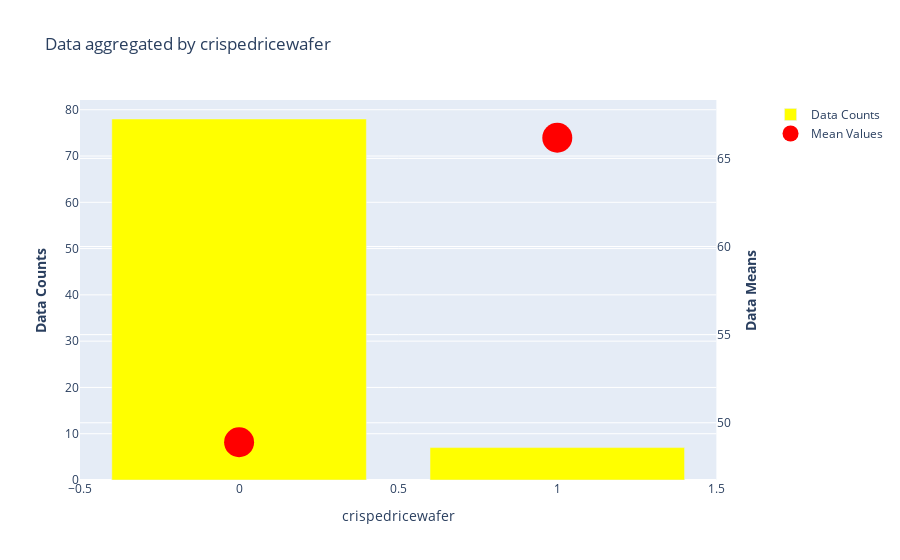

The notebook cell this image was saved under:
### Markdown cell above
Nougat seems to be popular, but we have very small sample size.

### Crispedricewafer

### Code cell
plots.investigate_categoric_variable(df_candy, response, ['crispedricewafer'], ["Unknown"])

### Figure 1 — Plotly figure (JSON) as saved in the notebook; plotly's stock layout.template omitted (floating-point values rounded to 4 significant figures)
{"data": [{"marker": {"color": "yellow"}, "name": "Data Counts", "type": "bar", "x": [0, 1], "xaxis": "x", "y": [78, 7], "yaxis": "y"}, {"marker": {"color": "red", "size": 30}, "mode": "markers", "name": "Mean Values", "type": "scatter", "x": [0, 1], "xaxis": "x", "y": [48.89, 66.17], "yaxis": "y2"}], "layout": {"title": {"text": "Data aggregated by crispedricewafer"}, "xaxis": {"anchor": "y", "domain": [0, 0.94], "title": {"text": "crispedricewafer"}}, "yaxis": {"anchor": "x", "domain": [0, 1], "title": {"text": "<b>Data Counts</b>"}}, "yaxis2": {"anchor": "x", "overlaying": "y", "side": "right", "title": {"text": "<b>Data Means</b>"}}}}
